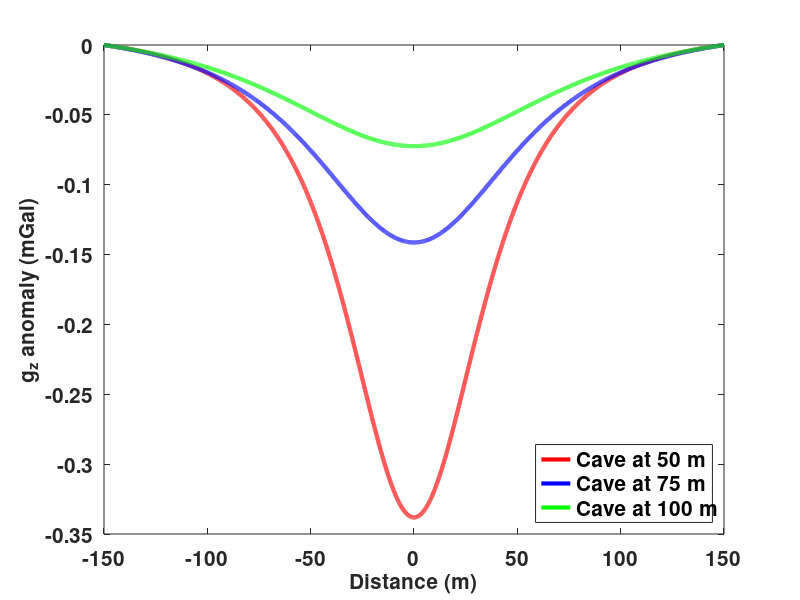

Here is the MATLAB script that generated this plot:
clear all
close all

%This is vector x for the lateral distance
x = -150:0.01:150;
%Depth of the sphere
z = 50;
%Radius of the sphere
R = 25;
%Constants for the limestone cave scenario 
%(SI stands for System International units)
DensityLimestone_InGramsPerCentimeterCubed = 2.0;
DensityLimestone_SI = DensityLimestone_InGramsPerCentimeterCubed *1/1000 * 100^3;
DenistyAir_SI = 1.2;
%Density Contrast in kg/m^3
DeltaRho_SI = DenistyAir_SI-DensityLimestone_SI;
%Gravitational constants
G_SI = 6.674e-11;


%This is the formula we want to plot
gz_SI = 4/3*pi*R^3*DeltaRho_SI*G_SI*z./((z.^2+x.^2).^(3/2));
gz_SI_max = 4/3*pi*R^3*DeltaRho_SI*G_SI*1/(z^2);
gz_mGal = gz_SI*100*1000;

fig=figure(1)
plot(x,gz_mGal-gz_mGal(1),'r-','LineWidth',3);hold on

%And for a different depths
z=75;
gz_SI = 4/3*pi*R^3*DeltaRho_SI*G_SI*z./((z.^2+x.^2).^(3/2));
gz_mGal = gz_SI*100*1000;
plot(x,gz_mGal-gz_mGal(1),'b-','LineWidth',3);hold on

z=100;
gz_SI = 4/3*pi*R^3*DeltaRho_SI*G_SI*z./((z.^2+x.^2).^(3/2));
gz_mGal = gz_SI*100*1000;
plot(x,gz_mGal-gz_mGal(1),'g-','LineWidth',3);hold on

legend('Cave at 50 m', 'Cave at 75 m','Cave at 100 m','Location','SouthEast')
xlabel('Distance (m)')
ylabel('g_z anomaly (mGal)')
%Export to a png. (This can be done much better.)
set(findall(fig, '-property', 'FontSize'), 'FontSize', 15, 'fontWeight', 'bold')
print('-dpng','-r300','GravityAnomaly.png')


-2*G_SI*6.0e24/((6370*1000)^3)*100*1000
